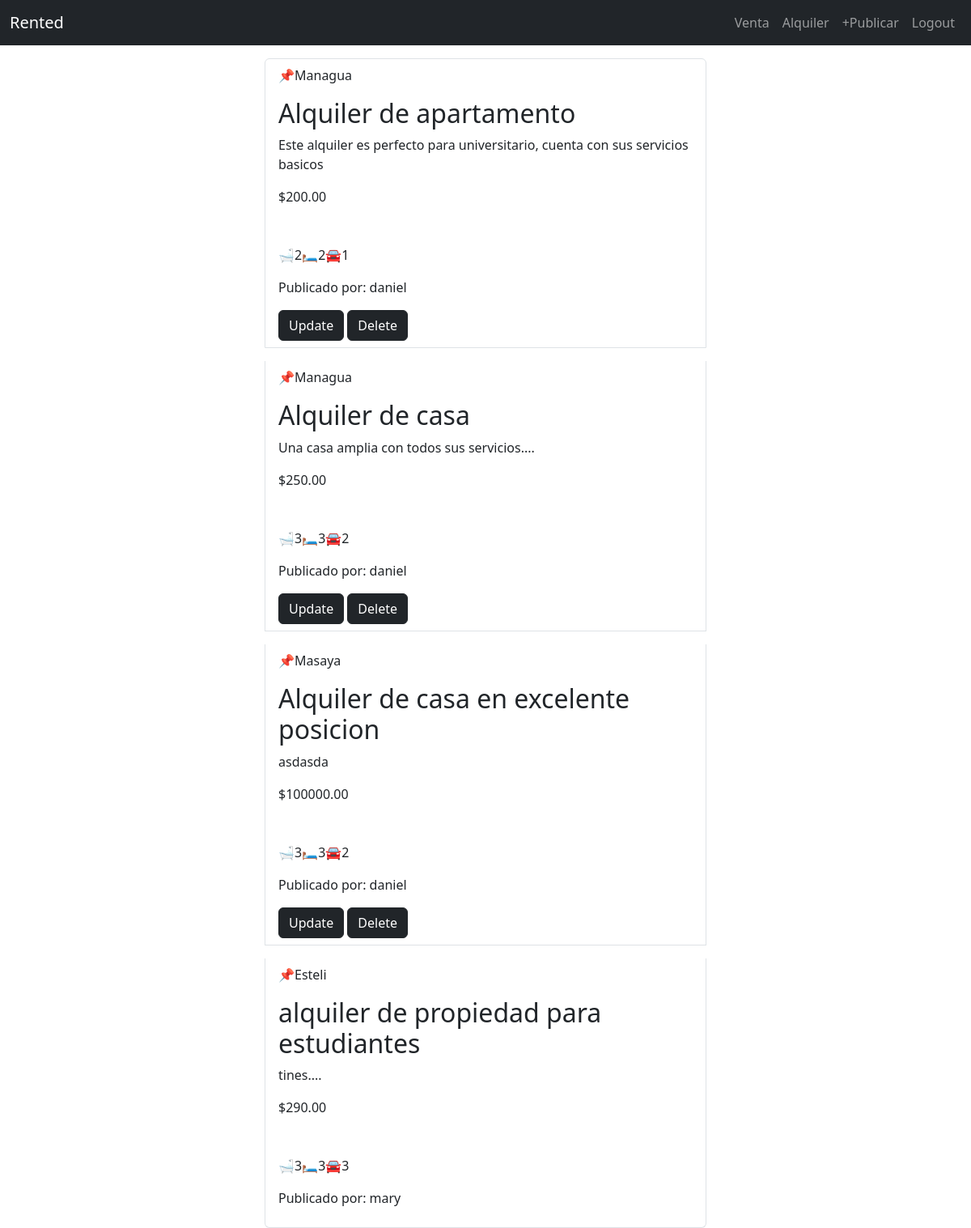
Page /alquiler/ (signed in) on the committed database.
### main/models.py (models this page shows, shortened)
class Property_lease(models.Model):
    title = models.CharField(max_length=200)
    description = models.TextField()
    price = models.DecimalField(max_digits=10, decimal_places=2)
    bedrooms = models.IntegerField(default=1)
    bathrooms = models.IntegerField(default=1)
    parking = models.IntegerField(default=0)
    department = models.CharField(max_length=200)
    user = models.ForeignKey(User, on_delete=models.CASCADE)

### main/views.py (the view)
# urls.py: path('alquiler/', views.alquiler, name='alquiler'),
@login_required
def alquiler(request):
    propiedad = Property_lease.objects.all()
    return render(request, 'alquiler/alquiler.html', {
        'propiedad': propiedad, 'user': request.user
    })

### main/templates/alquiler/alquiler.html
{% extends 'layouts/base.html' %}
{% block content %}
<main class="container">
    <div class="row">
        <div class="col-md-6 offset-md-3">
            <ul class="list-group">
                {% for i in propiedad %}
                <li class="list-group-item mt-3">
                    <p>📌{{i.department}}</p>
                    <h2>{{i.title}}</h2>
                    <p>{{i.description}}</p>
                    <p>${{i.price}}</p>
                    <div class="mt-5 d-flex">
                        <p>🛁{{i.bathrooms}}</p>
                        <p>🛏️{{i.bedrooms}}</p>
                        <p>🚘{{i.parking}}</p>
                    </div>
                    <p>Publicado por: {{i.user.username}}</p>
                    {% if i.user == user %}
                        <div>
                            <a href="{% url 'update_alquiler' i.id %}" class="btn btn-dark">Update</a>
                            <a href="{% url 'delete_alquiler' i.id %}" class="btn btn-dark">Delete</a>
                        </div>
                    {% endif %}
                </li>
                {% endfor %}
            </ul>
        </div>
    </div>
</main>
{% endblock %}

### rows in the picture
Property_lease: department "Managua", title "Alquiler de apartamento", description "Este alquiler es perfecto para universitario, cuenta con sus servicios basicos", price "200.00", bathrooms "2", bedrooms "2", parking "1", user.username "daniel", shows "Update"
Property_lease: department "Managua", title "Alquiler de casa", description "Una casa amplia con todos sus servicios....", price "250.00", bathrooms "3", bedrooms "3", parking "2", user.username "daniel", shows "Update"
Property_lease: department "Masaya", title "Alquiler de casa en excelente posicion", description "asdasda", price "100000.00", bathrooms "3", bedrooms "3", parking "2", user.username "daniel", shows "Update"
Property_lease: department "Esteli", title "alquiler de propiedad para estudiantes", description "tines....", price "290.00", bathrooms "3", bedrooms "3", parking "3", user.username "mary"
